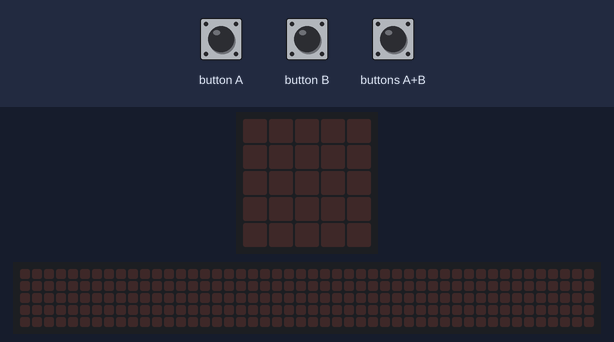
Recording of a program running on a simulated BBC micro:bit (MakeCode). On the bench: the board's 5×5 LED display, a strip that is not on the board, showing the scrolling text unrolled. The test bench sets the inputs (shaded band). The 48×5 strip is a reading aid, not a part: it shows the text the display is scrolling, unrolled, one strip-width of it at a time.

Above: at 1.2 s.
1.3 s: button B pressed for 0.15 s
At 1.52 s:
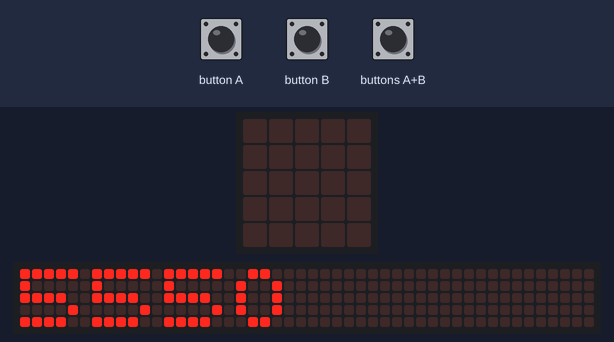
4.3 s: button A pressed for 0.15 s
At 7.1 s:
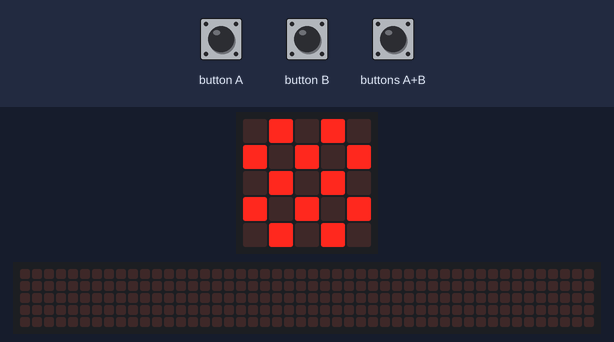
7.4 s: buttons A+B pressed for 0.15 s
At 7.62 s:
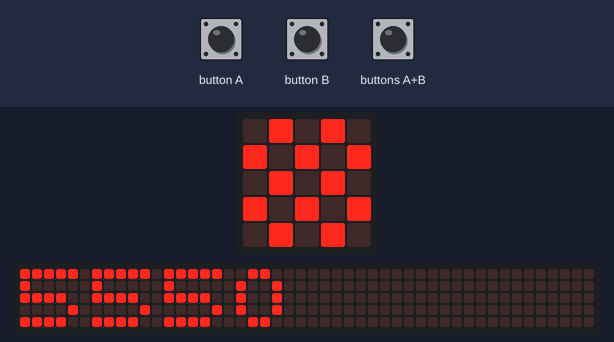
10.5 s: button B pressed for 0.15 s
At 15.42 s:
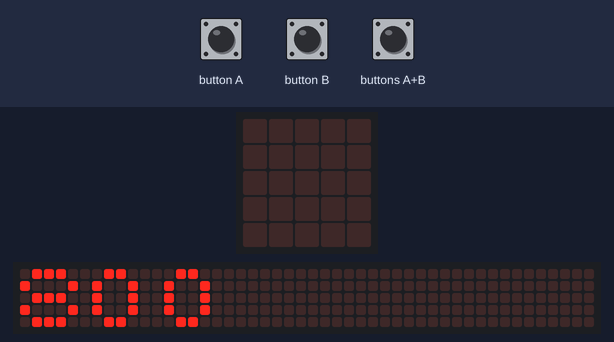
16.6 s: buttons A+B pressed for 1 s
At 17.82 s:
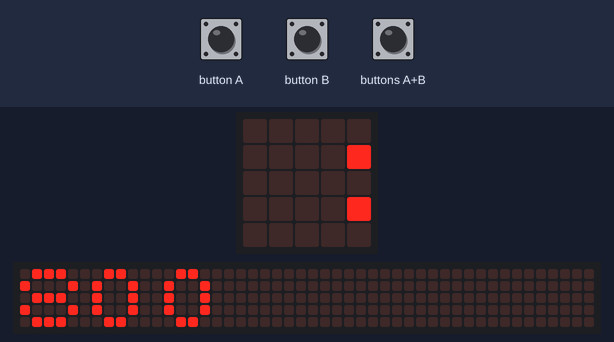

The program:

main.ts
```typescript
let start = 0
let punkt = 0
let vergangeneZeit = 0
input.onButtonPressed(Button.A, function () {
    start = input.runningTime()
    basic.showIcon(IconNames.Chessboard)
})
input.onButtonPressed(Button.AB, function () {
    basic.showNumber(punkt)
})
input.onButtonPressed(Button.B, function () {
    vergangeneZeit = input.runningTime() - start
    punkt = Math.abs(vergangeneZeit - 7000)
    basic.showNumber(punkt)
})
```

test.ts
```typescript
// Hier kann man Tests durchführen; diese Datei wird nicht kompiliert, wenn dieses Paket als Erweiterung verwendet wird.
```

Measured:
- after the input at 1.3 s, the display: changes after 0.15 s (image 1)
- after the input at 4.3 s, the display: first differs from a run without the input after 1.7 s (image 2)
- after the input at 7.4 s, the display: changes after 0.15 s (image 3)
- after the input at 16.6 s, the display: first changes after 1.0 s (image 5 shows a later state)
- what the display in image 4 shows lasts 0.5 s, from 15.2 s to 15.7 s
